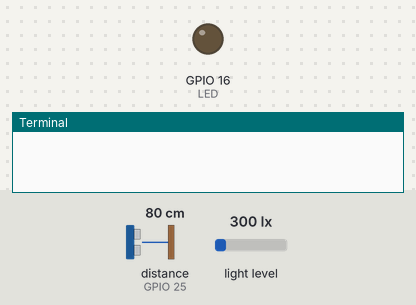
Bench run of a program on a simulated Raspberry Pi (BCM pin numbers). On the bench: output pins drawn as LEDs (lit = HIGH), the last lines printed to the terminal. The test bench sets the inputs (shaded band); at power-on: light level 300 lx, distance to the obstacle (sensor on GPIO 25) 80 cm. The echo pulse lasts 58.3 µs per cm; the clock reads 2024-03-15 10:24:30 at power-on unless the program sets it; pins used as bus, display or sensor lines are not drawn.

Above: at 1.2 s.
1.3 s: light level set to 88 lx
5.9 s: light level set to 78 lx
At 6.8 s:
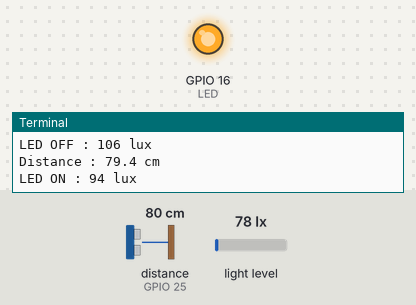
10.5 s: light level set to 500 lx
At 15.6 s:
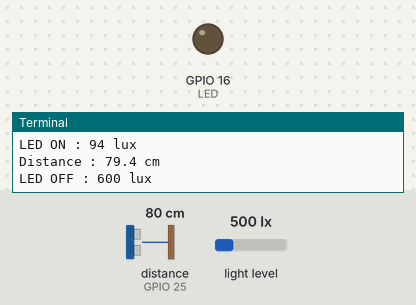
15.9 s: light level set to 40 lx
At 19.2 s:
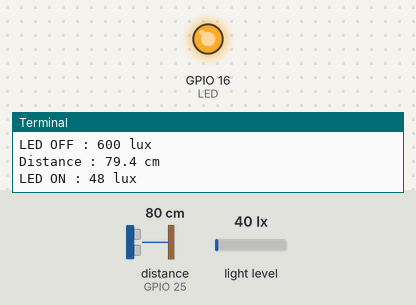
Timing chart, 0 to 20.7 s (numbered marks = the images above; inputs shaded):
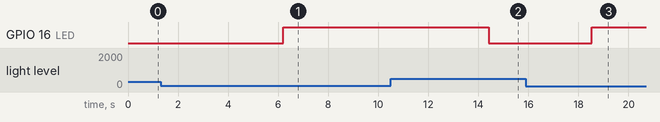

The program:

auto_led.py
```python
import RPi.GPIO as GPIO
import smbus   # i2c 라이브러리 호출
import time

#######################################################
# BH1750 조도센서 기본 설정

# 사용할 i2c 채널 번호
I2C_CH = 1

# BH1750 주소
BH1750_DEV_ADDR = 0x23

# 측정 모드들 - H:HIGH, L:LOW
CONT_H_RES_MODE     = 0x10
CONT_H_RES_MODE2    = 0x11
CONT_L_RES_MODE     = 0x13
ONETIME_H_RES_MODE  = 0x20
ONETIME_H_RES_MODE2 = 0x21
ONETIME_L_RES_MODE  = 0x23
##########################################################

##########################################################
# LED, HC-SR04 기본 설정
LED=16
GPIO_TRIGGER = 21
GPIO_ECHO = 25

GPIO.setmode(GPIO.BCM)
GPIO.setup(LED, GPIO.OUT)
GPIO.setup(GPIO_TRIGGER,GPIO.OUT)
GPIO.setup(GPIO_ECHO,GPIO.IN)
##########################################################

# 사용할 I2C 채널 라이브러리 생성
i2c = smbus.SMBus(I2C_CH)


# 측정모드 CONT_H_RES_MODE 로 측정하여 2 바이트 읽어오기
luxBytes = i2c.read_i2c_block_data(BH1750_DEV_ADDR, CONT_H_RES_MODE, 2)

# 바이트 배열을 int로 변환
lux = int.from_bytes(luxBytes, byteorder='big')


# 출력
# print('{0} lux'.format(lux))

try:
    while True:
        stop = 0
        start = 0
        # 먼저 트리거 핀을 OFF 상태로 유지한다
        GPIO.output(GPIO_TRIGGER, False)
        time.sleep(2)

        # 10us 펄스를 내보낸다.
        # 파이썬에서 이 펄스는 실제 100us 근처가 될 것이다.
        # 하지만 HC-SR04 센서는 이 오차를 받아준다.
        GPIO.output(GPIO_TRIGGER, True)
        time.sleep(0.1)
        GPIO.output(GPIO_TRIGGER, False)

        # 에코 핀이 ON되는 시점을 시작 시간으로 잡는다.
        while GPIO.input(GPIO_ECHO)==0:
            start = time.time()

        # 에코 핀이 다시 OFF되는 시점을 반사파 수신 시간으로 잡는다.
        while GPIO.input(GPIO_ECHO)==1:
            stop = time.time()

        # Calculate pulse length
        elapsed = stop-start

        # 초음파는 반사파이기 때문에 실제 이동 거리는 2배이다. 따라서 2로 나눈다.
        # 음속은 편의상 340m/s로 계산한다. 현재 온도를 반영해서 보정할 수 있다.
        if (stop and start):
            distance = (elapsed * 34000.0) / 2
            print("Distance : %.1f cm" % distance)
            if distance <= 200:
                # 측정모드 CONT_H_RES_MODE 로 측정하여 2 바이트 읽어오기
                luxBytes = i2c.read_i2c_block_data(BH1750_DEV_ADDR, CONT_H_RES_MODE, 2)
                # 바이트 배열을 int로 변환
                lux = int.from_bytes(luxBytes, byteorder='big')

                if (lux <= 100): # 조도센서 lux 값이 100 이하면 (=>어두우면)
                    print("LED ON : %d lux"%lux)
                    GPIO.output(LED, True) # 불이 켜짐
                    time.sleep(2)
                else:
                    print("LED OFF : %d lux"%lux) # 조도센서 값이 100보다 크면 (=>밝으면)
                    GPIO.output(LED, False) # 불이 꺼짐
                    time.sleep(2)
            else:
                GPIO.output(LED, False)

except KeyboardInterrupt:
    GPIO.cleanup()
```

Measured:
- the behaviour switches between 84 and 83 lx on light level (found by bisection; images 0 and 1)
- after the input at 5.9 s, GPIO 16 (LED): LOW → HIGH after 0.31 s
- after the input at 10.5 s, GPIO 16 (LED): HIGH → LOW after 3.9 s
- after the input at 15.9 s, GPIO 16 (LED): LOW → HIGH after 2.6 s
